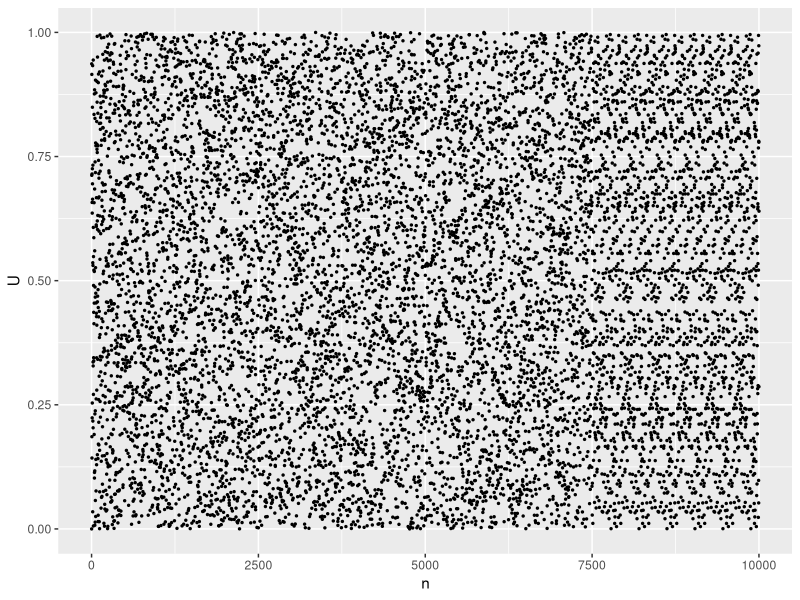
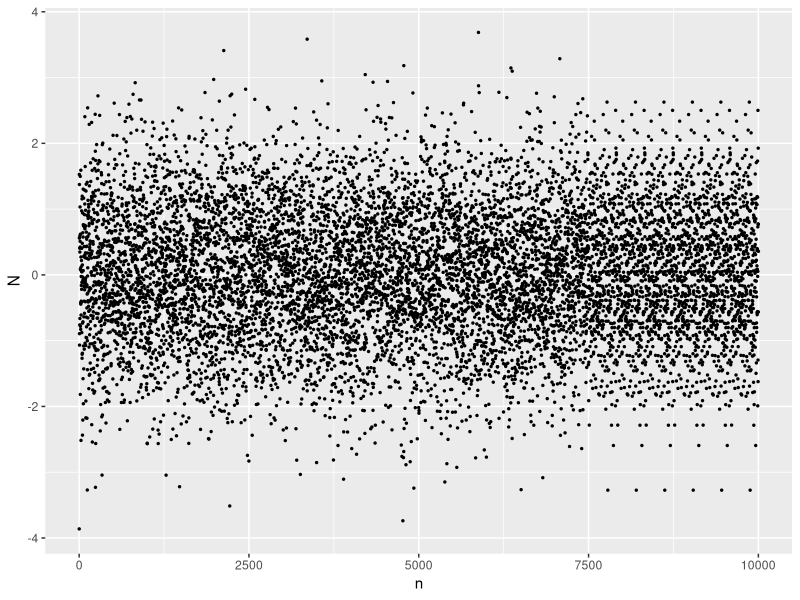
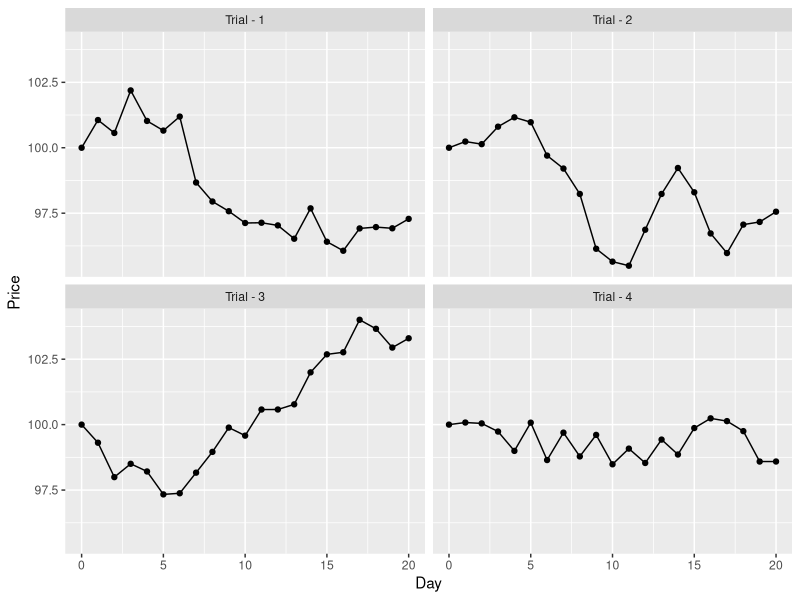
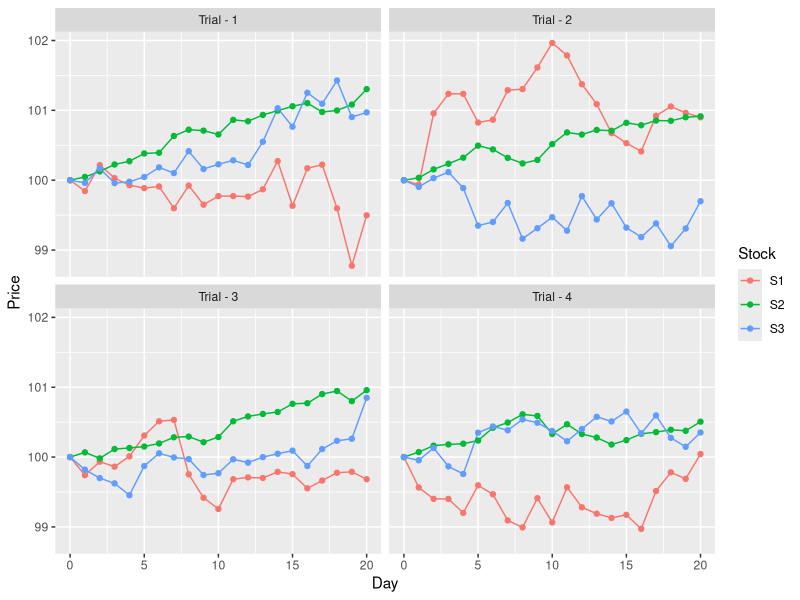

These figures' R source, in order:
## ---- chunk 1
library(tidyverse)
## ---- chunk 2
# Linear Congruence random generator
linear_congruence <- function(m, a, cc, x0, n = 1) {
  if (sum(m < c(a, cc, x0)) > 0) stop("Conditions are not satisfied.")
  if (sum(0 > c(a, cc, x0)) > 0) stop("Conditions are not satisfied.")
  x <- vector("double"); x[1] <- x0
  for (i in 1:n) x[i+1] <- (a * x[i] + cc) %% m
  return(x / m)
}

# Plot
linear_congruence(2 ^ 32, 1103515245, 12345, 241546, 10000) %>% 
  enframe(name = "n", value = "U") %>%
  ggplot(mapping = aes(x = n, y = U)) +
  geom_point(size = 0.5)
## ---- chunk 3
# Bisection method function
bisection <- function(a, b, f, n = 100, tol = 1e-04, show = FALSE) {
  if (f(a) * f(b) > 0) return("Method conditions not satisfied.")
  for (k in 1:n) {
    c <- (a + b) / 2
    if (show) cat("k: ", k, "c:", c, "f: ", f(c), "\n")
    if (f(c) == 0 || ((b - a) / 2) < tol) return(c)
    if (f(a) * f(c) < 0) {
      b <- c
    } else {
      a <- c
    }
  }
  cat("No solution found after ", n, " iterations.")
}

# Standard normal pdf
norm_pdf <- function(x) exp(-0.5 * x ^ 2) / sqrt( 2 * pi)

# Standard normal cdf
norm_cdf <- function(x) {
  integrate(norm_pdf, lower = -100, upper = x)[1]$value
}

# Inversion method
inv_method <- function(n, cdf) {
  unif_numbers <- linear_congruence(2^32,1103515245,12345,241546,n)
  sapply(unif_numbers, function(u) {
    bisection(-10, 10, function(x) cdf(x) - u)
  })
}

# Plot
inv_method(10000, norm_cdf) %>% 
  enframe(name = "n", value = "N") %>%
  ggplot(mapping = aes(x = n, y = N)) +
  geom_point(size = 0.5)
## ---- chunk 4
set.seed(20)

# Function that simulates the path price for a stock
sim_spot <- function(S, mu, sigma, dt = 1 / 252, n = 20L) {
  price_path <- vector("double", n + 1L); price_path[1] <- S
  for (i in 2L:(n + 1L)) {
    price_path[i] <- price_path[i-1] * 
      exp(
        (mu - sigma ^ 2 / 2) * dt + sigma * sqrt(dt) * rnorm(1)
      )
  }
  return(price_path)
}

# Plot of four different simulations
map_dfr(
  1:4,
  function(x) {
    tibble(
      Simulation = x,
      Day = 0:20,
      Price = sim_spot(100, 0.08, 0.14)
    )
  }
) %>% 
  mutate(Simulation = factor(str_c("Trial - ", Simulation))) %>% 
  ggplot(mapping = aes(x = Day, y = Price)) +
  geom_line() +
  geom_point() +
  facet_wrap(~Simulation)
## ---- chunk 5
# Function that decompose as semi-definite positive matrix
# using Cholesky factorization
cholesky_decom <- function(A) {
  
  # Check that A is a square semi-definite positive matrix
  
  n <- ncol(A)
  L <- matrix(rep(0, n * n), ncol = n)
  L[1:n, 1] <- A[1:n, 1] / sqrt(A[1, 1])
  for (i in 2:n) {
    j <- i
    while (j <= n) {
      if (i == j) {
        L[i, i] <- sqrt(A[i, i] - sum((L[i, 1:(i-1)]) ^ 2))
      } else {
        L[j, i] <- (A[j, i]-sum(L[i, 1:(i-1)]*L[j, 1:(i-1)]))/L[i, i]
      }
      j <- j + 1
    }
  }
  
  return(L)
}

# Function that simulates the path price for n correlated stocks
sim_spot <- function(S, mu, sigma, dt = 1 / 252, n = 20L) {

  number_assets <- length(S)
  
  # Generate correlated normal random numbers
  L <- cholesky_decom(sigma)
  epsilon <- lapply(1:n, function(x) {
    as.vector(L %*% as.matrix(rnorm(number_assets)))
  })
  
  # Simulate prices path
  price_path <- matrix(nrow = n + 1L, ncol = number_assets)
  price_path[1, 1:number_assets] <- S
  for (i in 2:(n + 1)) {
    price_path[i,1:number_assets] <- price_path[i-1,1:number_assets] *
      exp(
        (mu - (diag(sigma) ^ 2) / 2) * dt + 
          diag(sigma) * sqrt(dt) * epsilon[[i - 1]]
      )
  }
  
  return(price_path)
}

# Plot of four different simulations for sample data
set.seed(100)
## Input
S <- c(100, 100, 100)
mu <- c(0.10, 0.12, 0.08)
sigma <- matrix(
  c(
    0.1538, 0.0243, 0.0526,
    0.0243, 0.0613, 0.0209,
    0.0526, 0.0209, 0.1236
  ), 
  nrow = 3, ncol = 3
)
## Plot
map_dfr(
  1:4,
  function(x) {
    simulation <- sim_spot(S, mu, sigma) %>% 
      `colnames<-`(str_c("S", 1:length(S))) %>% 
      as_tibble()
    
    bind_cols(
      tibble(Simulation = x, Day = 0:20), 
      simulation
    )
  }
) %>% 
  mutate(Simulation = factor(str_c("Trial - ", Simulation))) %>% 
  pivot_longer(cols=S1:S3,names_to="Stock",values_to="Price") %>% 
  ggplot(mapping = aes(x = Day, y = Price, color = Stock)) +
  geom_line() +
  geom_point() +
  facet_wrap(~Simulation)

